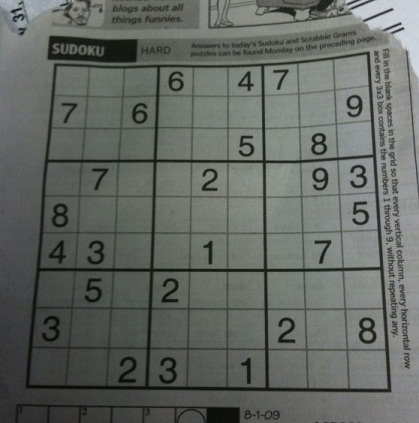
#> input picture sudoku/sudoku1.jpg, 419 x 423 px
$ python main.py sudoku1.jpg   (older library calls are emulated)
#> lines starting #> are read from the running program, lines starting #| are printed output that depends on the picture; after the words box and inside, x2 and y2 are one past the last pixel; in counts of white or black regions, pixels touching at a corner belong together
### sudoku/extractor.py
#!/usr/bin/env python
import numpy as np
import cv2
import argparse
from matplotlib import pyplot as plt
import math

class Extractor(object):
    def __init__(self, image):
        print "Extracting sudoku"
        self.sudoku = self.findCode(image)

    def preprocess(self, img):
        blur = cv2.GaussianBlur(img, (11,11), 0)
        thresh = cv2.adaptiveThreshold(blur,255,cv2.ADAPTIVE_THRESH_MEAN_C,cv2.THRESH_BINARY,5,2)
        thresh = cv2.bitwise_not(thresh)
        kernel = cv2.getStructuringElement(cv2.MORPH_ELLIPSE,(3,3))
        # imopen = cv2.morphologyEx(thresh, cv2.MORPH_OPEN, kernel)
        close = cv2.morphologyEx(thresh, cv2.MORPH_CLOSE, kernel)
        dilate = cv2.dilate(close, kernel)
        return dilate

    def findBorder(self, img):
        imCnt, contours, hierarchy = cv2.findContours(img,cv2.RETR_TREE,cv2.CHAIN_APPROX_SIMPLE)
        contours = sorted(contours, key=cv2.contourArea, reverse=True)
        for cnt in contours[:min(5,len(contours))]:
            peri = cv2.arcLength(cnt, True)
            approx = cv2.approxPolyDP(cnt,0.01*peri, True)
            if len(approx) == 4:
                return cnt
        return None

    def cropSudoku(self, img):
        maxContour = self.findBorder(img)
        x,y,w,h = cv2.boundingRect(maxContour)
        crop = img[y:y+h, x:x+w]
        square = cv2.resize(crop, (min(crop.shape), min(crop.shape)))
        return square

    def getCorners(self, cnt):
        peri = cv2.arcLength(cnt, True)
        approx = cv2.approxPolyDP(cnt,0.01*peri, True)

        pts = approx.reshape(4,2)
        rect = np.zeros((4,2), dtype="float32")

        s = pts.sum(axis=1)
        rect[0] = pts[np.argmin(s)]
        rect[2] = pts[np.argmax(s)]
        diff = np.diff(pts,axis=1)
        rect[1] = pts[np.argmin(diff)]
        rect[3] = pts[np.argmax(diff)]
        return rect

    def straighten(self, img, rect):
        (tl, tr, br, bl) = rect
        widthA = np.sqrt(((br[0] - bl[0]) ** 2) + ((br[1] - bl[1]) ** 2))
        widthB = np.sqrt(((tr[0] - tl[0]) ** 2) + ((tr[1] - tl[1]) ** 2))
        heightA = np.sqrt(((tr[0] - br[0]) ** 2) + ((tr[1] - br[1]) ** 2))
        heightB = np.sqrt(((tl[0] - bl[0]) ** 2) + ((tl[1] - bl[1]) ** 2))
        maxWidth = max(int(widthA), int(widthB))
        maxHeight = max(int(heightA), int(heightB))
        dst = np.array([
            [0, 0],
            [maxWidth - 1, 0],
            [maxWidth - 1, maxHeight - 1],
            [0, maxHeight - 1]], dtype="float32")
        M = cv2.getPerspectiveTransform(rect, dst)
        warp = cv2.warpPerspective(img, M, (maxWidth, maxHeight))
        return warp

    def findCode(self, img):
        image = img.copy()

        img = self.preprocess(img)

        crop = self.cropSudoku(img)

        maxContour = self.findBorder(crop)
        rect = self.getCorners(maxContour)
        square = self.straighten(crop, rect)

        imColor = cv2.cvtColor(crop,cv2.COLOR_GRAY2BGR)
        cv2.drawContours(imColor, [maxContour], 0, (255,0,0), imColor.shape[0]/50)
        for i in rect:
            cv2.circle(imColor, (i[0],i[1]), 10, (0,0,255), -1)

        # [12 lines of commented-out code are left out]

        return square

### sudoku/cells.py
#!/usr/bin/env python
import numpy as np
import cv2
import argparse
from matplotlib import pyplot as plt
import math

class Cells(object):
    def __init__(self, image):
        print "Extracting cells"
        self.cells = self.removeLines(image)

    def removeLines(self, img):
        dst = cv2.Canny(img, 50, 200, None, 3)
        lines = cv2.HoughLines(dst, 1, np.pi/180, 120, None, 30, 10)
        cdst = cv2.cvtColor(img, cv2.COLOR_GRAY2BGR)
        if lines is not None:
            for i in range(0, len(lines)):
                rho = lines[i][0][0]
                theta = lines[i][0][1]
                a = math.cos(theta)
                b = math.sin(theta)
                x0 = a * rho
                y0 = b * rho
                pt1 = (int(x0 + 1000*(-b)), int(y0 + 1000*(a)))
                pt2 = (int(x0 - 1000*(-b)), int(y0 - 1000*(a)))
                cv2.line(cdst, pt1, pt2, (0,0,0), 10, cv2.LINE_AA)
        cdst = self.extractDigits(cdst)
        return cdst

    def extractDigits(self, img):
        imgray = cv2.cvtColor(img, cv2.COLOR_BGR2GRAY)
        imCnt, contours, hierarchy = cv2.findContours(imgray,cv2.RETR_TREE,cv2.CHAIN_APPROX_SIMPLE)
        cdst = cv2.cvtColor(imgray, cv2.COLOR_GRAY2BGR)
        # cv2.drawContours(cdst, contours, -1, (255,0,0), 5)
        for cnt in contours:
            x,y,w,h = cv2.boundingRect(cnt)
            cv2.rectangle(cdst, (x,y), (x+w,y+h), (255,0,0), 10)
            # cv2.drawContours(cdst, [cnt], 0, (255,0,0), 10)
            digit = cdst[y:y+h, x:x+w]
            # cv2.imshow("digit", digit)
            # cv2.waitKey(2000)
        return cdst

    # [34 lines left out: function findCells, not called in this run]

### sudoku/main.py
#!/usr/bin/env python
import numpy as np
import cv2
import argparse
from matplotlib import pyplot as plt
import math
from extractor import Extractor
from cells import Cells

parser = argparse.ArgumentParser()
parser.add_argument("filename")
args = parser.parse_args()
filename = args.filename

def main():
    image = cv2.imread(filename, 0)
#> image: shape (423, 419); min 5, max 218, mean 101.9
    sudoku = Extractor(image).sudoku
#> in preprocess, `thresh = cv2.adaptiveThreshold(blur,255,cv2.ADAPTIVE_THRESH_MEAN_C,cv2..`:
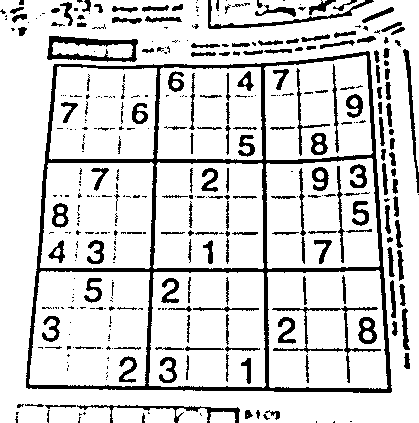
#> thresh: shape (423, 419); 83.5% white; 389 black regions (212 under 20 px), largest, box (x1, y1, x2, y2) and area: (26, 51, 392, 393) 10109, (47, 36, 138, 62) 1011, (272, 306, 381, 383) 771
#> in preprocess, `close = cv2.morphologyEx(thresh, cv2.MORPH_CLOSE, kernel)`: close: shape (423, 419); 16.6% white; 373 white regions (199 under 20 px), largest, box (x1, y1, x2, y2) and area: (26, 51, 392, 393) 10121, (47, 36, 138, 62) 1016, (208, 0, 374, 29) 816
#> in preprocess, `dilate = cv2.dilate(close, kernel)`:
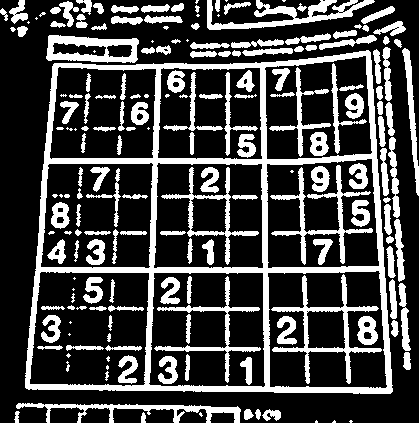
#> dilate: shape (423, 419); 27.2% white; 186 white regions (34 under 20 px)
#> in findBorder, `imCnt, contours, hierarchy = cv2.findContours(img,cv2.RETR_TREE,cv2.CH..`: contours = 221 contours, 58 with area under 20; largest, box (x1, y1, x2, y2) and area: (25, 50, 393, 394) 112839, (267, 270, 388, 389) 13174, (148, 272, 266, 388) 12762, (29, 271, 150, 387) 12666, (266, 158, 380, 269) 11366
#> the loop in findBorder, `for cnt in contours[:min(5,len(contours))]:` made 1 pass
#> (peri, approx) on pass 1: (1397.4, [[370, 52], [54, 63], [25, 387], [390, 393]])
#> in cropSudoku, `maxContour = self.findBorder(img)`: maxContour = contour of 219 points, box (x1, y1, x2, y2) (25, 50, 393, 394), area 112839
#> in cropSudoku, `x,y,w,h = cv2.boundingRect(maxContour)`: x = 25; y = 50; w = 368; h = 344
#> in cropSudoku, `crop = img[y:y+h, x:x+w]`: crop: shape (344, 368); 29.6% white; 131 white regions (25 under 20 px)
#> in findBorder (call 2), `imCnt, contours, hierarchy = cv2.findContours(img,cv2.RETR_TREE,cv2.CH..`: contours = 132 contours, 28 with area under 20; largest, box (x1, y1, x2, y2) and area: (0, 0, 344, 344) 106000, (115, 222, 225, 338) 11840, (4, 221, 116, 337) 11752, (226, 108, 331, 219) 10512, (14, 112, 120, 219) 10234
#> the loop in findBorder, `for cnt in contours[:min(5,len(contours))]:` made 1 pass
#> (peri, approx) on pass 1: (1415.6, [[321, 0], [26, 14], [0, 338], [343, 342]])
#> in findCode, `maxContour = self.findBorder(crop)`: maxContour = contour of 206 points, box (x1, y1, x2, y2) (0, 0, 344, 344), area 106000
#> in getCorners, `peri = cv2.arcLength(cnt, True)`: peri = 1415.6
#> in getCorners, `approx = cv2.approxPolyDP(cnt,0.01*peri, True)`: approx = [[321, 0], [26, 14], [0, 338], [343, 342]]
#> in getCorners, `s = pts.sum(axis=1)`: s = [321, 40, 338, 685]
#> in getCorners, `diff = np.diff(pts,axis=1)`: diff = [-321, -12, 338, -1]
#> in findCode, `rect = self.getCorners(maxContour)`: rect = [[26, 14], [321, 0], [343, 342], [0, 338]]
#> in straighten, `(tl, tr, br, bl) = rect`: tl = [26, 14]; tr = [321, 0]; br = [343, 342]; bl = [0, 338]
#> in straighten, `widthA = np.sqrt(((br[0] - bl[0]) ** 2) + ((br[1] - bl[1]) ** 2))`: widthA = 343
#> in straighten, `widthB = np.sqrt(((tr[0] - tl[0]) ** 2) + ((tr[1] - tl[1]) ** 2))`: widthB = 295.3
#> in straighten, `heightA = np.sqrt(((tr[0] - br[0]) ** 2) + ((tr[1] - br[1]) ** 2))`: heightA = 342.7
#> in straighten, `heightB = np.sqrt(((tl[0] - bl[0]) ** 2) + ((tl[1] - bl[1]) ** 2))`: heightB = 325
#> in straighten, `maxWidth = max(int(widthA), int(widthB))`: maxWidth = 343
#> in straighten, `maxHeight = max(int(heightA), int(heightB))`: maxHeight = 342
#> in straighten, `dst = np.array([ [0, 0], [maxWidth - 1, 0], [maxWidth - 1, maxHeight -..`: dst = [[0, 0], [342, 0], [342, 341], [0, 341]]
#> in straighten, `M = cv2.getPerspectiveTransform(rect, dst)`: M = [[1.24, 0.0996, -33.68], [0.0588, 1.24, -18.88], [0.000209, 0.000512, 1]]
#> in findCode, `cv2.drawContours(imColor, [maxContour], 0, (255,0,0), imColor.shape[0]..`:
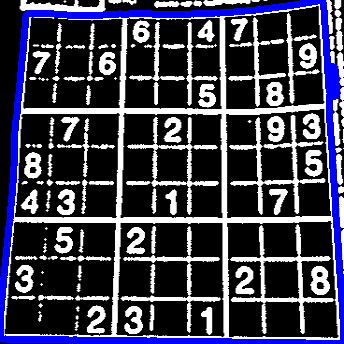
#> imColor: shape (344, 344, 3); mean B, G, R 83.3, 64.4, 64.4
#> the loop in findCode, `for i in rect:` made 4 passes
#> after the loop in findCode, `for i in rect:`:
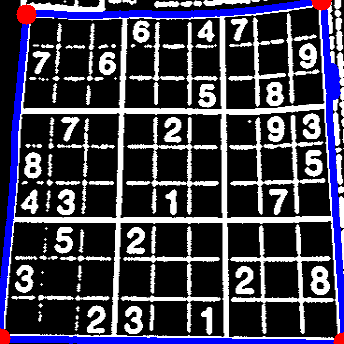
#> imColor: shape (344, 344, 3); 0.61% of pixels changed, all inside (x1, y1, x2, y2) = (0, 0, 344, 344)
    cells = Cells(sudoku).cells
#> in removeLines, `dst = cv2.Canny(img, 50, 200, None, 3)`:
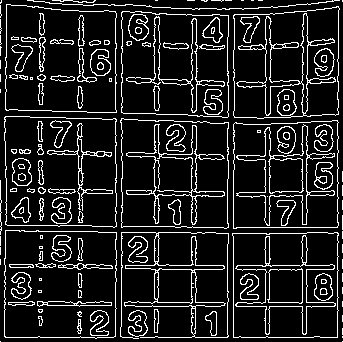
#> dst: shape (342, 343); 12.9% white in thin lines or dots
#> in removeLines, `lines = cv2.HoughLines(dst, 1, np.pi/180, 120, None, 30, 10)`: lines = 43 rows, first 8: [337, 1.57], [265, 0], [302, 0], [302, 1.57], [115, 0], [154, 0], [265, 1.57], [233, 0]
#> the loop in removeLines, `for i in range(0, len(lines)):` made 43 passes
#> (rho, theta, a, b, x0, y0, pt1, pt2) on passes 1 to 10: (337, 1.57, -4.37e-08, 1, -1.47e-05, 337, (-1000, 336), (999, 337)), (265, 0, 1, 0, 265, 0, (265, 1000), (265, -1000)), (302, 0, 1, 0, 302, 0, (302, 1000), (302, -1000)), (302, 1.57, -4.37e-08, 1, -1.32e-05, 302, (-1000, 301), (999, 302)), (115, 0, 1, 0, 115, 0, (115, 1000), (115, -1000)), (154, 0, 1, 0, 154, 0, (154, 1000), (154, -1000)), (265, 1.57, -4.37e-08, 1, -1.16e-05, 265, (-1000, 264), (999, 265)), (233, 0, 1, 0, 233, 0, (233, 1000), (233, -1000)), (121, 0, 1, 0, 121, 0, (121, 1000), (121, -1000)), (227, 0, 1, 0, 227, 0, (227, 1000), (227, -1000))
#> after the loop in removeLines, `for i in range(0, len(lines)):`:
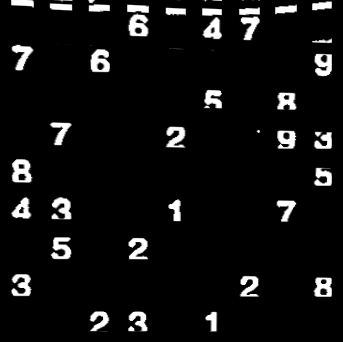
#> cdst: shape (342, 343, 3); min 0, max 255, mean 16
#> in extractDigits, `imCnt, contours, hierarchy = cv2.findContours(imgray,cv2.RETR_TREE,cv2..`: contours = 76 contours, 32 with area under 20; largest, box (x1, y1, x2, y2) and area: (127, 4, 149, 37) 573, (11, 159, 34, 183) 424, (90, 49, 110, 73) 394, (314, 53, 332, 77) 350, (11, 274, 32, 297) 341
#> the loop in extractDigits, `for cnt in contours:` made 76 passes
#> (x, y, w, h) on passes 2, 3, 4, 5, 6, 7, 8, 9, 11, 12, 13, 14: (205, 311, 13, 21), (128, 311, 20, 21), (89, 311, 21, 21), (313, 277, 19, 20), (320, 288, 7, 7), (320, 279, 6, 6), (239, 275, 21, 22), (11, 274, 21, 23), (17, 277, 8, 7), (127, 237, 21, 23), (50, 237, 22, 23), (276, 200, 21, 22)
#> (cnt, x, y, w, h) on passes 1, 10, 18, 41, 50: ([[99, 331], [108, 331]], 99, 331, 10, 1), ([[16, 283], [17, 282], [18, 283], [17, 284]], 16, 282, 3, 3), ([[56, 208], [57, 207], [58, 208], [57, 209]], 56, 207, 3, 3), ([[318, 67], [319, 66], [320, 67], [319, 68]], 318, 66, 3, 3), ([[65, 44], [69, 44]], 65, 44, 5, 1)
#> after the loop in extractDigits, `for cnt in contours:`:
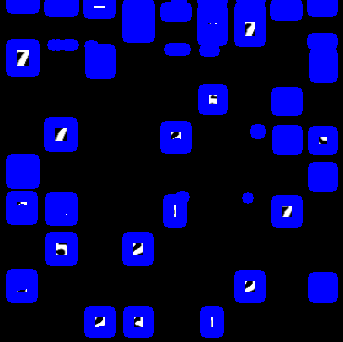
#> cdst: shape (342, 343, 3); mean B, G, R 68.3, 1.9, 1.9
    cv2.imshow('image', cells)
    cv2.waitKey(5000)
    cv2.destroyAllWindows()

if __name__ == '__main__':
    main()

$ run again, on sudoku/sudoku2.png
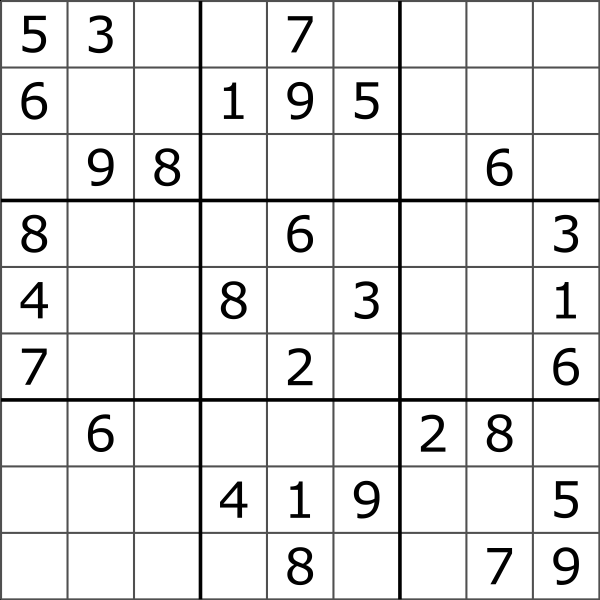
#> input picture sudoku/sudoku2.png, 1200 x 1200 px (shown at 1/2 size)
#> in main, image is the input picture: shape (1200, 1200); min 0, max 255, mean 231.9
#> close: shape (1200, 1200); 10.6% white; 31 white regions, largest, box (x1, y1, x2, y2) and area: (0, 0, 1200, 1200) 109769, (43, 430, 94, 505) 1743, (309, 297, 360, 372) 1742
#> dilate: shape (1200, 1200); 14.1% white; 31 white regions
#> in findBorder, `imCnt, contours, hierarchy = cv2.findContours(img,cv2.RETR_TREE,cv2.CH..`: contours = 133 contours; largest, box (x1, y1, x2, y2) and area: (0, 0, 1200, 1200) 1437593, (3, 3, 133, 133) 16395, (3, 1068, 133, 1197) 16387, (3, 536, 133, 665) 16387, (3, 137, 133, 266) 16387
#> the loop in findBorder, `for cnt in contours[:min(5,len(contours))]:` made 1 pass
#> (peri, approx) on pass 1: (4799.3, [[0, 0], [0, 1199], [1199, 1199], [1199, 0]])
#> in cropSudoku, `maxContour = self.findBorder(img)`: maxContour = contour of 18 points, box (x1, y1, x2, y2) (0, 0, 1200, 1200), area 1437593
#> in cropSudoku, `x,y,w,h = cv2.boundingRect(maxContour)`: x = 0; w = 1200
#> in getCorners, `peri = cv2.arcLength(cnt, True)`: peri = 4799.3
#> in getCorners, `approx = cv2.approxPolyDP(cnt,0.01*peri, True)`: approx = [[0, 0], [0, 1199], [1199, 1199], [1199, 0]]
#> s = [0, 1199, 2398, 1199]
#> diff = [0, 1199, 0, -1199]
#> rect = [[0, 0], [1199, 0], [1199, 1199], [0, 1199]]
#> tl = [0, 0]; tr = [1199, 0]; br = [1199, 1199]; bl = [0, 1199]
#> widthA = 1199
#> in straighten, `dst = np.array([ [0, 0], [maxWidth - 1, 0], [maxWidth - 1, maxHeight -..`: dst = [[0, 0], [1198, 0], [1198, 1198], [0, 1198]]
#> M = [[0.999, 0, 0], [0, 0.999, 0], [0, 0, 1]]
#> the loop in findCode, `for i in rect:` made 4 passes
#> lines = 213 rows, first 8: [803, 0], [803, 1.57], [4, 0], [404, 0], [530, 0], [4, 1.57], [404, 1.57], [530, 1.57]
#> the loop in removeLines, `for i in range(0, len(lines)):` made 213 passes
#> (rho, theta, a, b, x0, y0, pt1, pt2) on passes 1 to 3: (803, 0, 1, 0, 803, 0, (803, 1000), (803, -1000)), (803, 1.57, -4.37e-08, 1, -3.51e-05, 803, (-1000, 802), (999, 803)), (4, 0, 1, 0, 4, 0, (4, 1000), (4, -1000))
#> after the loop in removeLines, `for i in range(0, len(lines)):`:
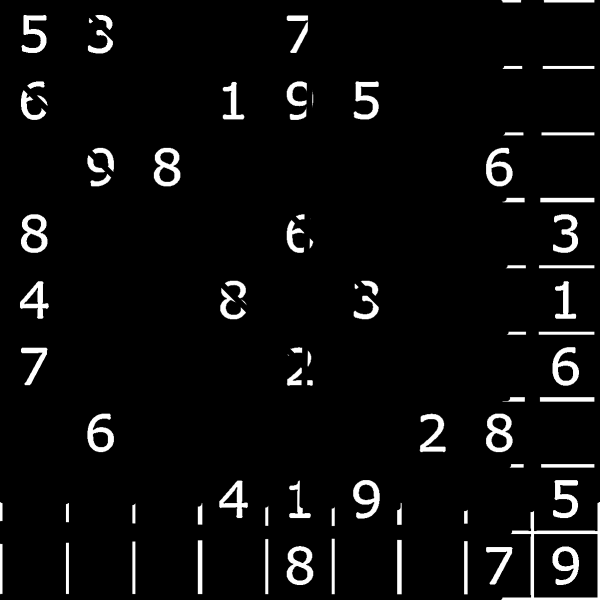
#> cdst: shape (1199, 1199, 3) (shown at 1/2 size); min 0, max 255, mean 11.9
#> in extractDigits, `imCnt, contours, hierarchy = cv2.findContours(imgray,cv2.RETR_TREE,cv2..`: contours = 99 contours, 3 with area under 20; largest, box (x1, y1, x2, y2) and area: (1002, 1004, 1199, 1199) 19620, (1068, 1068, 1196, 1196) 16127, (41, 428, 95, 506) 3337, (573, 1092, 627, 1171) 3336, (307, 295, 361, 373) 3335
#> the loop in extractDigits, `for cnt in contours:` made 99 passes
#> (x, y, w, h) on passes 1, 2, 3, 4, 12, 13, 14, 15: (972, 1094, 54, 76), (573, 1092, 54, 79), (584, 1132, 31, 30), (586, 1101, 28, 26), (530, 1077, 7, 112), (928, 1017, 8, 31), (663, 1012, 7, 41), (530, 1010, 7, 42)
#> after the loop in extractDigits, `for cnt in contours:`:
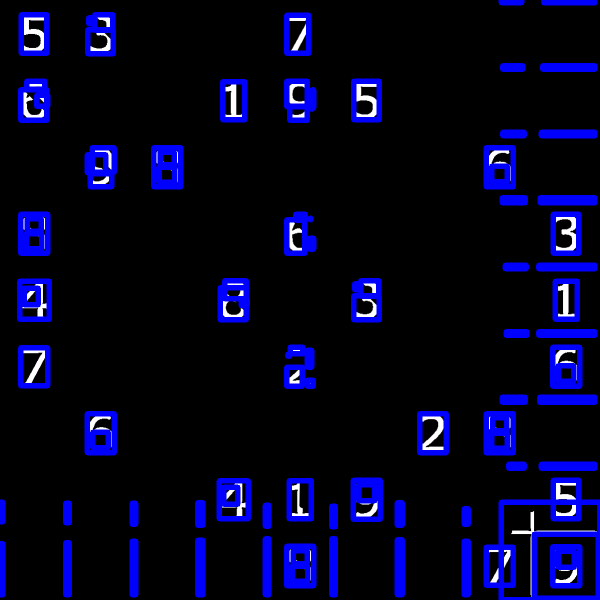
#> cdst: shape (1199, 1199, 3) (shown at 1/2 size); 11.47% of pixels changed, all inside (x1, y1, x2, y2) = (0, 0, 1199, 1199)
